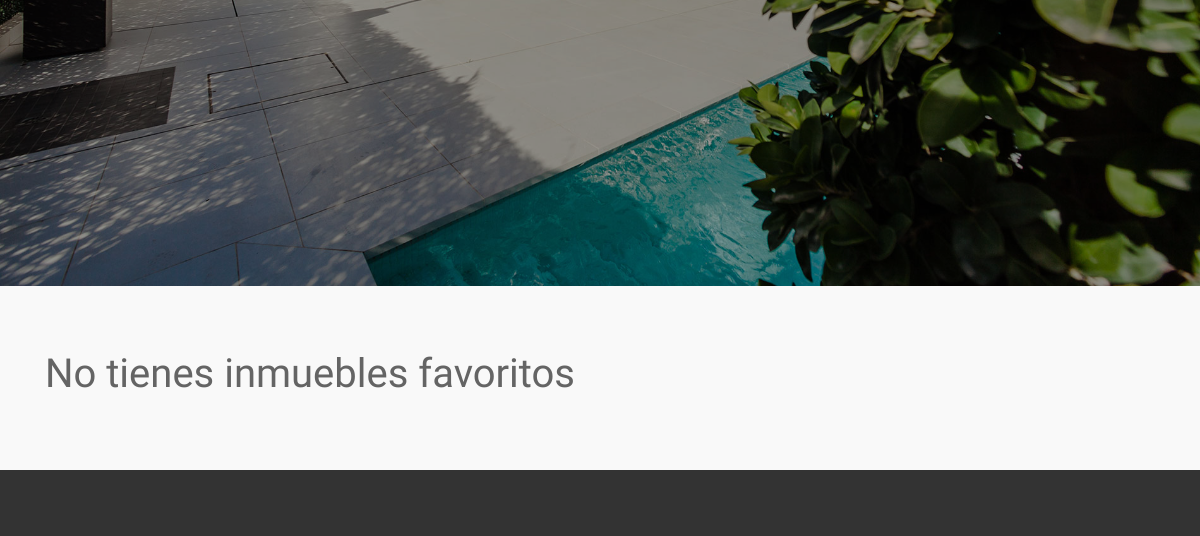
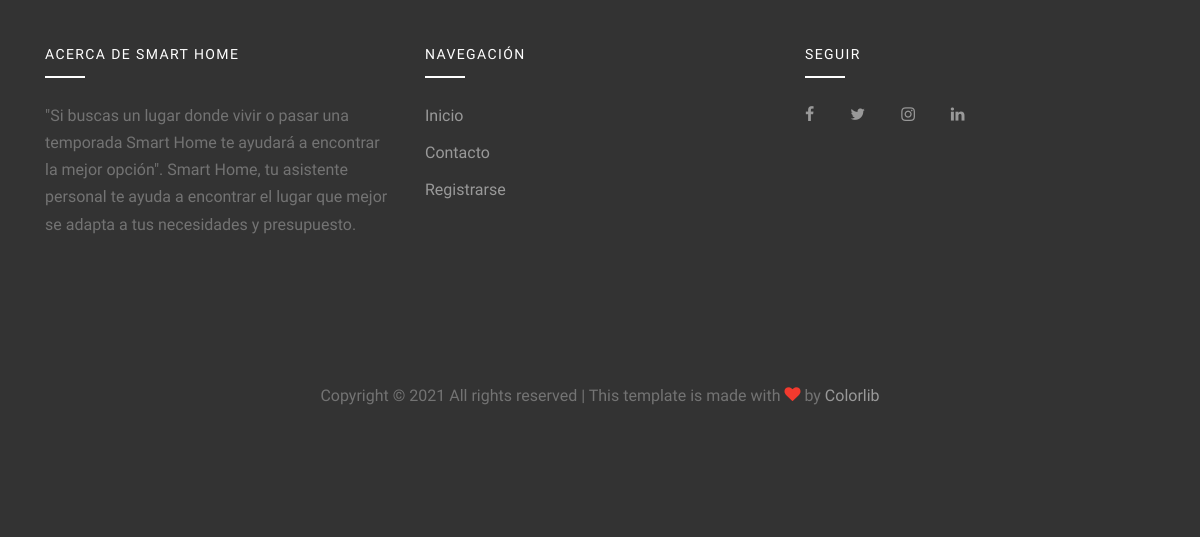
Page /favoritos/ (signed in, lower part) on the earlier database version (2 pictures, top to bottom).
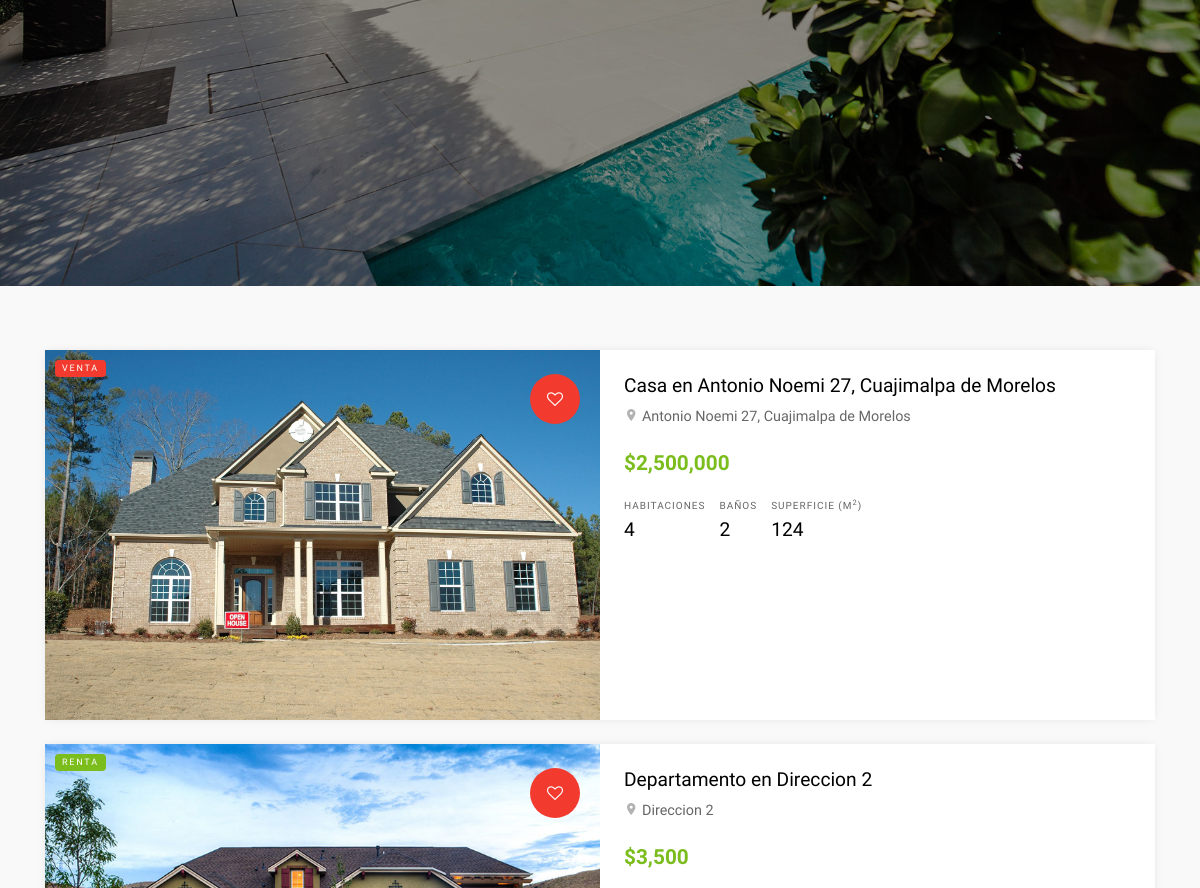
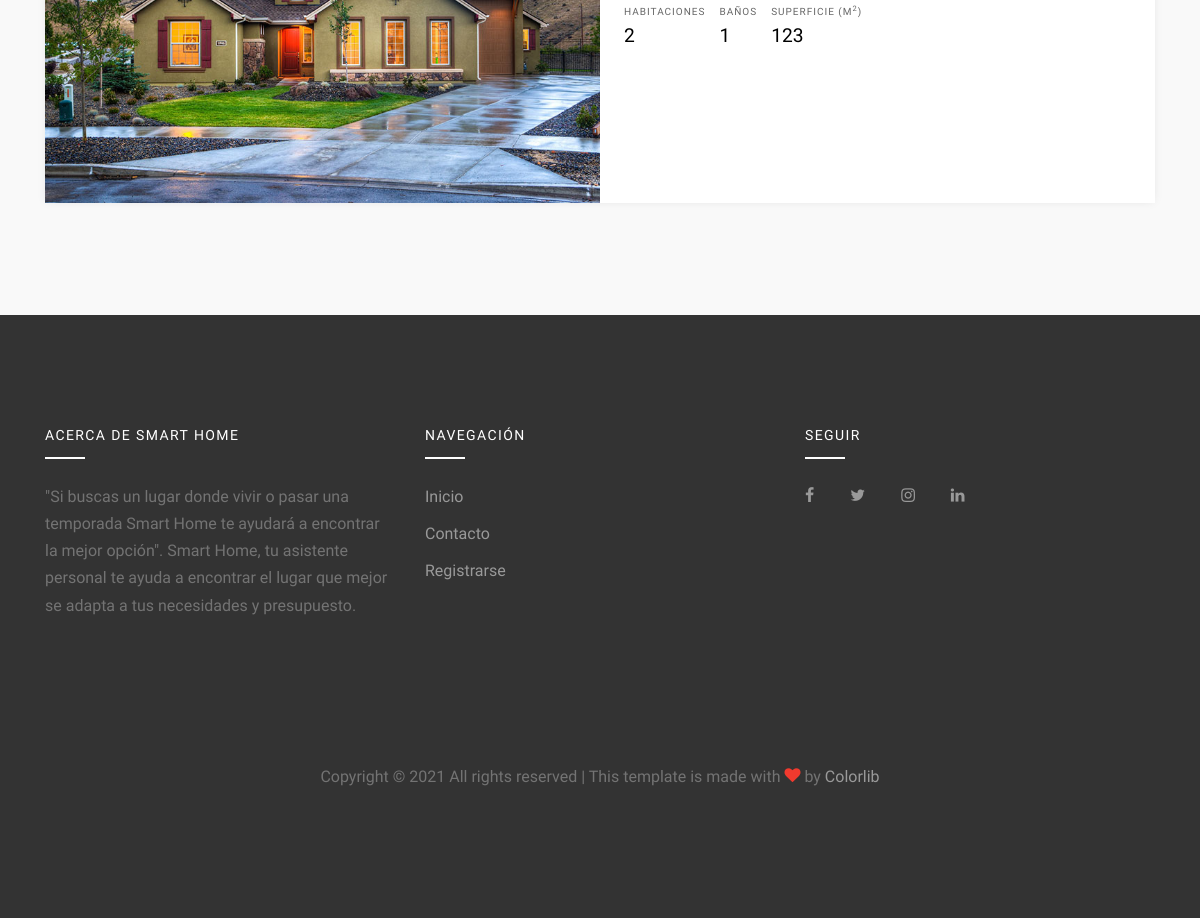
Same page on the later database version (2 pictures, top to bottom).
### smarthome/models.py (models this page shows)
class Images(models.Model):
    inmueble = models.ForeignKey(Inmueble, default=None, on_delete=models.CASCADE)
    image = models.ImageField(upload_to = get_image_filename,
                                verbose_name='Image',default='inmuebles_images/no-img.jpg')

class Inmueble(models.Model):
    tipo_inmueble = models.CharField(max_length = 50)
    tipo_oferta = models.CharField(max_length = 20)
    propietario = models.ForeignKey(User, default=None, on_delete=models.CASCADE )
    precio = models.IntegerField()
    direccion = models.CharField(max_length = 200)
    superficie = models.IntegerField()
    habitaciones = models.IntegerField()
    baños = models.IntegerField()
    descripcion = models.TextField(blank = True)
    fecha_publicacion = models.DateTimeField(default = timezone.now)
    disponible = models.BooleanField(default = True)
    favorito = models.ManyToManyField(User, related_name="favourite", blank=True)

### smarthome/views.py (the view)
# urls.py: path('favoritos/', views.list_favorites, name='favorites'),
@login_required
def list_favorites(request):
    inmuebles_fav = Inmueble.objects.filter(favorito=request.user)
    images = Images.objects.all().distinct()
    return render(request, 'smarthome/favorites.html',{'inmuebles_fav':inmuebles_fav, 'images':images})

### smarthome/templates/smarthome/favorites.html (shortened to what this page needs)
{% extends "smarthome/base.html" %}
{% load static %}
{% load humanize %}
{% block content %}
  {% if inmuebles_fav %}
  <div class="site-section site-section-sm bg-light">
    <div class="container">
      <div class="row mb-4">
        {% for inmueble in inmuebles_fav %}
        {% for inmueble_images in images %}
        {% ifchanged inmueble_images.inmueble_id %}
        {% if inmueble_images.inmueble_id == inmueble.id %}
        <div class="col-md-12 col-lg-12 mb-4">
          <div class="property-entry horizontal d-lg-flex">
            <a href="{% url 'details' pk=inmueble.pk %}" class="property-thumbnail h-100">
              <div class="offer-type-wrap">
                {%if inmueble.tipo_oferta|lower|cut:" " == 'venta'%}
                <span class="offer-type bg-danger">Venta</span>
                {% endif %}
                {%if inmueble.tipo_oferta|lower|cut:" " == 'renta'%}
                <span class="offer-type bg-success">Renta</span>
                {% endif %}
              </div>
              <img src="{{inmueble_images.image.url}}" alt="Image" class="img-fluid">
            </a>
            <div class="p-4 property-body">
              <a class="property-favorite active"><span class="icon-heart-o"></span></a>
              <h2 class="property-title"><a href="{% url 'details' inmueble.id %}">{{inmueble.tipo_inmueble}} en
                  {{inmueble.direccion}}</a></h2>
              <span class="property-location d-block mb-3"><span class="property-icon icon-room"></span>
                {{inmueble.direccion}}</span>
              <strong
                class="property-price text-primary mb-3 d-block text-success">${{inmueble.precio|intcomma}}</strong>
              <ul class="property-specs-wrap mb-3 mb-lg-0">
                <li>
                  <span class="property-specs">Habitaciones</span>
                  <span class="property-specs-number">{{inmueble.habitaciones}}</span>
                </li>
                <li>
                  <span class="property-specs">Baños</span>
                  <span class="property-specs-number">{{inmueble.baños}}</span>
                </li>
                <li>
                  <span class="property-specs">Superficie (M<sup>2</sup>)</span>
                  <span class="property-specs-number">{{inmueble.superficie}}</span>
                </li>
              </ul>
            </div>
          </div>
        </div>
        {% endif %}
        {% endifchanged %}
        {% endfor %}
        {% endfor %}
      </div>
    </div>
  </div>
  {% endif %}
  {% if not inmuebles_fav %}
  <div class="site-section site-section-sm bg-light">
    <div class="container">
      <h1>No tienes inmuebles favoritos</h1>
    </div>
  </div>
  {% endif %}
{% endblock %}

Differences in the rows shown:
now on this page (row unchanged): Inmueble: tipo_inmueble "Casa", direccion "Antonio Noemi 27, Cuajimalpa de Morelos", precio "2,500,000", habitaciones "4", baños "2", superficie "124"
now on this page (row unchanged): Images: shows "VENTA", image (picture)
added Inmueble: tipo_inmueble "Departamento", direccion "Direccion 2", precio "3,500", habitaciones "2", baños "1", superficie "123"
added Images: shows "RENTA", image (picture)
Other differences:
text no longer shown: "No tienes inmuebles favoritos"
